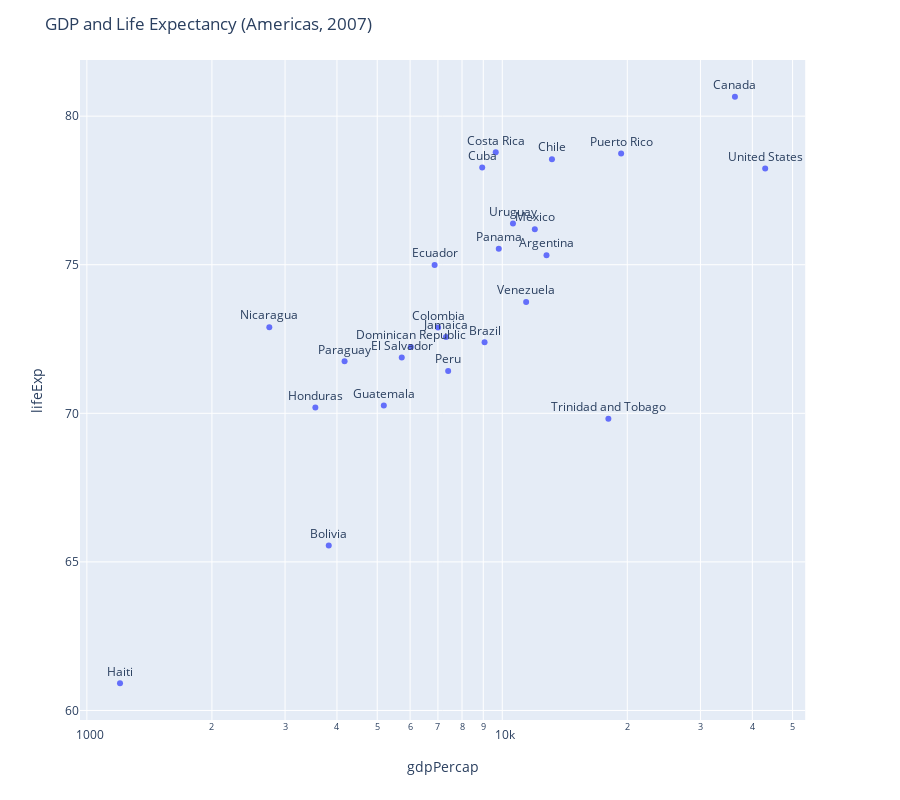

Notebook code cell kept with this figure:
### Markdown cell above
<h3 id="Text-scatter-plot-with-Plotly-Express">Text scatter plot with Plotly Express<a class="anchor-link" href="#Text-scatter-plot-with-Plotly-Express">¶</a></h3><p>Here is an example that creates a scatter plot with text labels using plotly express.</p>

### Code cell
import plotly.express as px

gapminder = px.data.gapminder().query("year==2007 and continent=='Americas'")

fig = px.scatter(gapminder, x="gdpPercap", y="lifeExp", text="country", log_x=True, size_max=60)

fig.update_traces(textposition='top center')

fig.update_layout(
    height=800,
    title_text='GDP and Life Expectancy (Americas, 2007)'
)

fig.show()

### Figure 1 — Plotly figure (JSON) as saved in the notebook; plotly's stock layout.template omitted (floating-point values rounded to 4 significant figures)
{"data": [{"hoverlabel": {"namelength": 0}, "hovertemplate": "gdpPercap=%{x}<br>lifeExp=%{y}<br>country=%{text}", "legendgroup": "", "marker": {"color": "#636efa", "symbol": "circle"}, "mode": "markers+text", "name": "", "showlegend": false, "text": ["Argentina", "Bolivia", "Brazil", "Canada", "Chile", "Colombia", "Costa Rica", "Cuba", "Dominican Republic", "Ecuador", "El Salvador", "Guatemala", "Haiti", "Honduras", "Jamaica", "Mexico", "Nicaragua", "Panama", "Paraguay", "Peru", "Puerto Rico", "Trinidad and Tobago", "United States", "Uruguay", "Venezuela"], "textposition": "top center", "type": "scatter", "x": [12780.0, 3822.0, 9066.0, 36320.0, 13170.0, 7007.0, 9645.0, 8948.0, 6025.0, 6873.0, 5728.0, 5186.0, 1202.0, 3548.0, 7321.0, 11980.0, 2749.0, 9809.0, 4173.0, 7409.0, 19330.0, 18010.0, 42950.0, 10610.0, 11420.0], "xaxis": "x", "y": [75.32, 65.55, 72.39, 80.65, 78.55, 72.89, 78.78, 78.27, 72.23, 74.99, 71.88, 70.26, 60.92, 70.2, 72.57, 76.19, 72.9, 75.54, 71.75, 71.42, 78.75, 69.82, 78.24, 76.38, 73.75], "yaxis": "y"}], "layout": {"height": 800, "legend": {"tracegroupgap": 0}, "margin": {"t": 60}, "title": {"text": "GDP and Life Expectancy (Americas, 2007)"}, "xaxis": {"anchor": "y", "domain": [0, 0.98], "title": {"text": "gdpPercap"}, "type": "log"}, "yaxis": {"anchor": "x", "domain": [0, 1], "title": {"text": "lifeExp"}}}}
